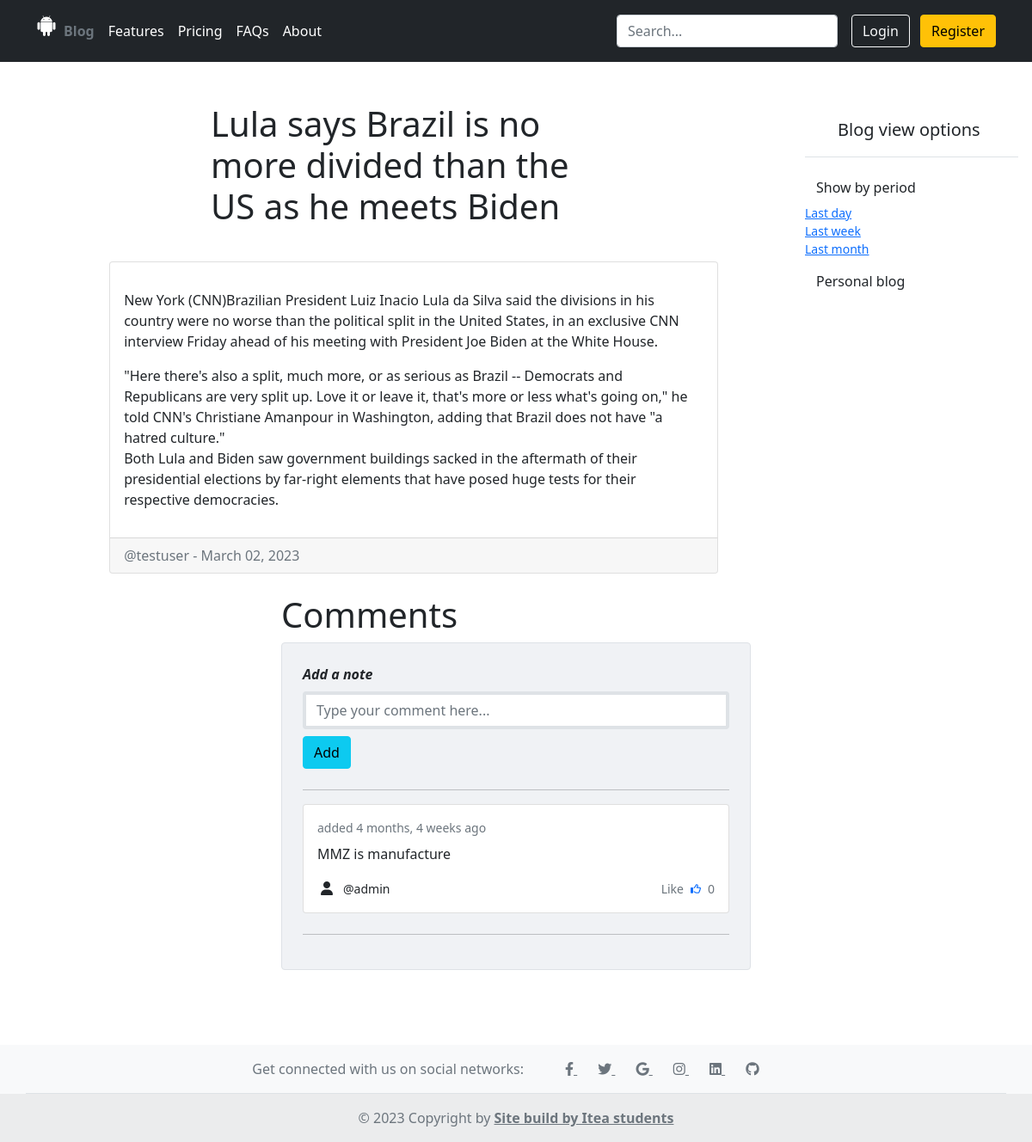
Page /2023/3/2/lula-says-brazil-is-no-more-divided-than-the-us-as-he-meets-biden on the committed database.
### blog/models.py (models this page shows, shortened)
class Post(models.Model):
    STATUS_CHOICES = (
        ('draft', 'Draft'),
        ('published', 'Published')
    )
    title = models.CharField(max_length=200)
    slug = models.SlugField(max_length=200,
                            unique_for_date='publish')
    author = models.ForeignKey(User,
                               on_delete=models.CASCADE,
                               related_name='blog_posts')
    body = models.TextField(verbose_name='Content')
    publish = models.DateTimeField(default=timezone.localtime)
    created = models.DateTimeField(auto_now_add=True)
    updated = models.DateTimeField(auto_now=True)
    image_url = models.URLField(max_length=250, null=True)
    status = models.CharField(max_length=10,
                              choices=STATUS_CHOICES,
                              default='draft')
    objects = models.Manager()
    published = PublishManager()
    class Meta:
        ordering = ('-publish', '-created')

class Comment(models.Model):
    post = models.ForeignKey(Post, on_delete=models.CASCADE, related_name='comments')
    author = models.ForeignKey(User, on_delete=models.CASCADE, related_name='comments')
    body = models.CharField(max_length=255)
    created = models.DateTimeField(auto_now_add=True)
    updated = models.DateTimeField(auto_now=True)
    active = models.BooleanField(default=True)
    class Meta:
        ordering = ('-updated', '-created')
    def likes_count(self):
        return self.likes.count()

### blog/views.py (the view)
# urls.py: path('<int:year>/<int:month>/<int:day>/<slug:slug>', views.PostDetailView.as_view(), name='post_detail'),
class PostDetailView(DetailView):
    model = Post
    template_name = 'blog/post/detail.html'
    queryset = Post.published.all()
    def get_context_data(self, *, object_list=None, **kwargs):
        context = super().get_context_data(**kwargs)
        context['form'] = CommentForm(initial={'post': self.object})
        return context
    def get_object(self, queryset=None):
        year = self.kwargs.get('year')
        month = self.kwargs.get('month')
        day = self.kwargs.get('day')
        slug = self.kwargs.get('slug')
        queryset = queryset or self.queryset
        post = get_object_or_404(queryset,
                                 publish__year=year,
                                 publish__month=month,
                                 publish__day=day,
                                 slug=slug)
        return post
    @method_decorator(login_required, name='dispatch')
    def post(self, request, *args, **kwargs):
        post_comment = self.get_object()
        form = CommentForm(request.POST)
        if form.is_valid():
            comment = form.save(commit=False)
            comment.author = request.user
            comment.save()
            return HttpResponseRedirect(f'{post_comment.get_absolute_url()}')
        return self.render_to_response({'post': post_comment, 'form': form})

### blog/forms.py
class CommentForm(forms.ModelForm):
    class Meta:
        model = Comment
        fields = ('body',)
        labels = {'body': 'Add a note'}
        widgets = {
            'body': forms.TextInput(attrs={'max_length': 255,
                                           'class': 'form-control border border-4',
                                           'placeholder': 'Type your comment here...'})}

### blog/templatetags/comment_filter.py (called while the page is built)
@register.filter
def is_liked_by(instance, user):
    if user.is_authenticated:
        return instance.is_liked_by(user)
    return False

### templates/blog/post/detail.html (shortened to what this page needs)
{% extends 'base/base.html' %}
{% load comment_filter %}
{% load static %}
{% block content %}
    <div class="row justify-content-center">
        <div class="col-lg-10">
            <div class="col-md-8 mx-auto">
                <h1 class="mb-4">{{ post.title }}</h1>
            </div>
            <div class="card mb-4">
                <div class="card-body">
                    <p class="card-text">{{ post.body|linebreaks }}</p>
                </div>
                <div class="card-footer text-muted">
                    <p class="mb-0">@{{ post.author }} - {{ post.publish|date:"F d, Y" }}</p>
                </div>
            </div>
        </div>
    </div>
    <div class="row d-flex justify-content-center">
        <div class="col-md-8 col-lg-6">
            <h1>Comments</h1>
            <div class="card shadow-0 border" style="background-color: #f0f2f5;">
                <div class="card-body p-4">
                    <div class="form-outline mb-4" id="comments">
                        <form method="post">
                            {% for field in form %}
                                <label for="{{ field.id_for_label }}" class="form-label">
                                    <strong><i>{{ field.label }}</i></strong>
                                </label>
                                {{ field }}
                            {% endfor %}
                            <button type="submit" class="btn btn-info mt-2">Add</button>
                        </form>
                    </div>
                    <hr>
                    {% if post.comments.count %}
                        {% for comment in post.comments.all %}
                            <div class="card mb-4" id="commentLike{{ comment.id }}">
                                <div class="card-body">
                                    <p class="small text-muted mb-2">added {{ comment.created|timesince }} ago</p>
                                    <div class="d-flex flex-row align-items-center">
                                        {% if comment.active %}
                                            <p>{{ comment.body }}</p>
                                        {% else %}
                                            <p class="text-danger"><i>Comment was disabled</i></p>
                                        {% endif %}
                                    </div>
                                    <div class="d-flex justify-content-between">
                                        <div class="d-flex flex-row align-items-center">
                                            <i class="fas fa-user mx-1"></i>
                                            <p class="small mb-0 ms-2">@{{ comment.author }}</p>
                                        </div>
                                        {% if comment|is_liked_by:request.user %}
                                            <div class="d-flex flex-row align-items-center text-primary">
                                                <p class="small mb-0">Unlike</p>
                                                <a href="{% url 'blog:comment_like' comment_id=comment.id %}">
                                                    <i class="fas fa-thumbs-up mx-2 fa-xs"
                                                       style="margin-top: -0.16rem;"></i>
                                                </a>
                                                <p class="small mb-0">{{ comment.likes_count }}</p>
                                            </div>
                                        {% else %}
                                            <div class="d-flex flex-row align-items-center">
                                                <p class="small text-muted mb-0">Like</p>
                                                <a href="{% url 'blog:comment_like' comment_id=comment.id %}">
                                                    <i class="far fa-thumbs-up mx-2 fa-xs text-black"
                                                       style="margin-top: -0.16rem;"></i>
                                                </a>
                                                <p class="small text-muted mb-0">{{ comment.likes_count }}</p>
                                            </div>
                                        {% endif %}
                                    </div>
                                </div>
                            </div>
                        {% endfor %}
                    {% else %}
                        <p>No comments yet.</p>
                    {% endif %}
                    <hr>
                </div>
            </div>
        </div>
    </div>
    </div>
{% endblock content %}

### templates/base/base.html (shortened to what this page needs)
{% load static %}
<!doctype html>
<html lang="en">
<head>
    <link rel="stylesheet" type="text/css" href="{% static 'css/style.css' %}"/>
    <link rel="stylesheet" href="https://cdnjs.cloudflare.com/ajax/libs/font-awesome/6.3.0/css/all.min.css" />
    <link href="https://cdn.jsdelivr.net/npm/bootstrap@5.0.2/dist/css/bootstrap.min.css" rel="stylesheet">
    <link rel="stylesheet" href="https://getbootstrap.com/docs/5.0/examples/sidebars/sidebars.css">
    <link rel="stylesheet" href="https://cdnjs.cloudflare.com/ajax/libs/bootstrap-datepicker/1.9.0/css/bootstrap-datepicker.min.css">
</head>
<body>
{% include 'base/nav/header.html' %}
{% include 'base/nav/sidebar.html' %}
<div class="container mt-5">
    {% block content %}
    {% endblock content %}
<div class="divide"></div>
{% include 'base/nav/footer.html' %}
</body>
</html>

### templates/base/nav/header.html (shortened to what this page needs)
<header class="p-3 bg-dark text-white">
    <div class="container">
      <div class="d-flex flex-wrap align-items-center justify-content-center justify-content-lg-start">
        <ul class="nav col-12 col-lg-auto me-lg-auto mb-2 justify-content-center mb-md-0">
          <li>
          </li>
          <li><a href="{% url 'blog:post_list' %}" class="nav-link px-2 text-secondary fw-bold">Blog</a></li>
          <li><a href="#" class="nav-link px-2 text-white">Features</a></li>
          <li><a href="#" class="nav-link px-2 text-white">Pricing</a></li>
          <li><a href="#" class="nav-link px-2 text-white">FAQs</a></li>
          <li><a href="#" class="nav-link px-2 text-white">About</a></li>
        </ul>
        <form class="col-12 col-lg-auto mb-3 mb-lg-0 me-lg-3">
          <input type="search" class="form-control form-control-dark" placeholder="Search..." aria-label="Search">
        </form>
        <div class="text-end">
          {% if request.user.is_authenticated %}
          <i class="fas fa-user mx-1"></i>
          {{ request.user.username }}
          <a href="{% url 'accounts:logout' %}" class="text-decoration-none">
            <button type="button" class="btn btn-outline-light me-2">Logout</button>
          </a>
          {% else %}
          <a href="{% url 'accounts:login' %}" class="text-decoration-none">
            <button type="button" class="btn btn-outline-light me-2">Login</button>
          </a>
          <a href="{% url 'accounts:register' %}" class="text-decoration-none">
            <button type="button" class="btn btn-warning">Register</button>
          </a>
          {% endif %}
        </div>
      </div>
    </div>
</header>

### templates/base/nav/sidebar.html (shortened to what this page needs)
<div class="flex-shrink-0 p-3 bg-white float-end mt-5" style="width: 280px;">
  <a href="/" class="d-flex align-items-center pb-3 mb-3 link-dark text-decoration-none border-bottom">
    <svg class="bi me-2" width="30" height="24"><use xlink:href="#bootstrap"></use></svg>
    <span class="fs-5 fw-semibold">Blog view options</span>
  </a>
  <ul class="list-unstyled ps-0">
    <li class="mb-1">
      <button class="btn btn-toggle align-items-center rounded collapsed" data-bs-toggle="collapse" data-bs-target="#home-collapse" aria-expanded="true">
        Show by period
      </button>
      <div class="collapse show" id="home-collapse">
        <ul class="btn-toggle-nav list-unstyled fw-normal pb-1 small">
          <li>
            <a href="?period=day">Last day</a>
          </li>
          <li>
            <a href="?period=week">Last week</a>
          </li>
          <li>
            <a href="?period=month">Last month</a>
          </li>
        </ul>
      </div>
    </li>
    <li class="mb-1">
        <button class="btn btn-toggle align-items-center rounded collapsed" data-bs-toggle="collapse" data-bs-target="#dashboard-collapse" aria-expanded="false">
          Personal blog
        </button>
      </li>
  </ul>
</div>

### templates/base/nav/footer.html
<footer class="text-center text-lg-start bg-light text-muted fixed-bottom">
  <section class="d-flex justify-content-center p-3 border-bottom container">
    <div class="me-5 d-none d-lg-block">
      <span>Get connected with us on social networks:</span>
    </div>
    <div>
      <a href="" class="me-4 text-reset">
        <i class="fab fa-facebook-f"></i>
      </a>
      <a href="" class="me-4 text-reset">
        <i class="fab fa-twitter"></i>
      </a>
      <a href="" class="me-4 text-reset">
        <i class="fab fa-google"></i>
      </a>
      <a href="" class="me-4 text-reset">
        <i class="fab fa-instagram"></i>
      </a>
      <a href="" class="me-4 text-reset">
        <i class="fab fa-linkedin"></i>
      </a>
      <a href="" class="me-4 text-reset">
        <i class="fab fa-github"></i>
      </a>
    </div>
  </section>
  <div class="text-center p-3" style="background-color: rgba(0, 0, 0, 0.05);">
    © <span id="footerYear"></span> Copyright by
    <a class="text-reset fw-bold" href="#">Site build by Itea students</a>
  </div>
</footer>

### static/css/style.css (style rules this page uses)
.divide { height: 200px; }

### rows in the picture
Post: title "Lula says Brazil is no more divided than the US as he meets Biden", body "New York (CNN)Brazilian President Luiz Inacio Lula da Silva said the divisions in his country were no worse than the political split in the United States, in an exclusive CNN interview Friday ahead of his meeting with President Joe Biden at the White House. \"Here there's also a split, much more, or as serious as Brazil -- Democrats and Republicans are very split up. Love it or leave it, that's more or less what's going on,\" he told CNN's Christiane Amanpour in Washington, adding that Brazil does not have \"a hatred culture.\" Both Lula and Biden saw government buildings sacked in the aftermath of their presidential elections by far-right elements that have posed huge tests for their…", author "testuser", publish "March 02, 2023"
Comment: created "4 months, 4 weeks", body "MMZ is manufacture", author "admin", likes_count "0"

### other values in the picture
{{ field.label }} "Add a note"
